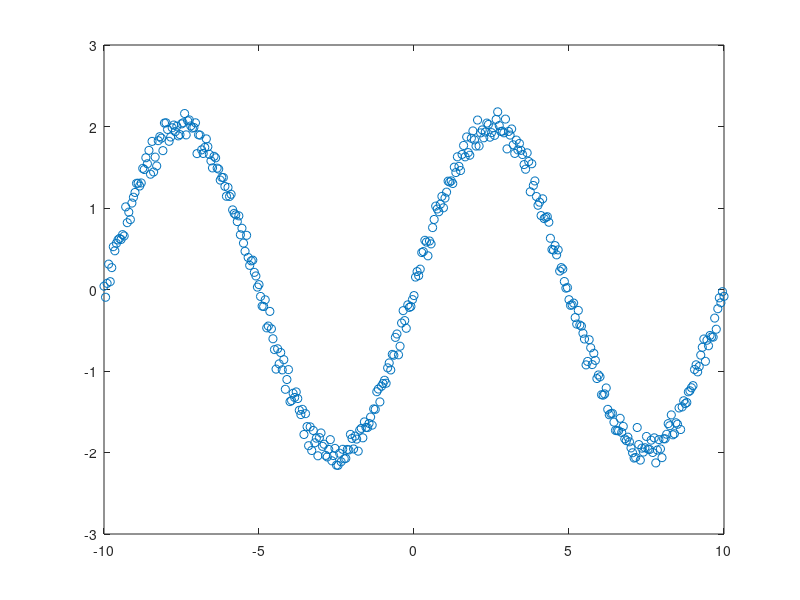

Write the MATLAB code that produced this figure.


tvals=(-200:200)/20;
noise=randn(1,length(tvals))*0.1;  %randn stands for random_normal.  we have not discussed random number generation yet.  
xvals=2*sin(tvals*2*pi/10)+noise;


figure 

plot(tvals,xvals,'o')

function x=fitfunction(t,A,B,omega)
    x=A*sin(omega*t)+B*cos(omega*t);
end
